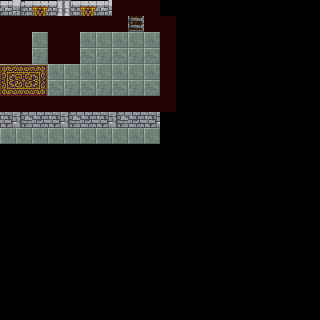

Rendered tile map (Tiled .tmx) drawn with the repository's tilesets; below, a short description and the full map source, tile grids included:
An orthogonal 20x20 tile map with 16x16 px tiles, 4 tile layers (Tile Layer 1, Tile Layer 2, Tile Layer 3, Tile Layer 4).

<map version="1.0" tiledversion="1.1.2" orientation="orthogonal" renderorder="right-down" width="20" height="20" tilewidth="16" tileheight="16" infinite="0" nextobjectid="1">
 <tileset firstgid="1" name="rpgindoor1" tilewidth="16" tileheight="16" tilecount="132" columns="11">
  <image source="rpgindoor1.png" width="176" height="192" />
 </tileset>
 <layer name="Tile Layer 1" width="20" height="20">
  <data encoding="csv">
2,3,4,11,1,7,8,9,10,55,0,0,0,0,0,0,0,0,0,0,
13,14,15,22,12,18,19,20,21,66,0,0,0,0,0,0,0,0,0,0,
73,72,73,72,73,72,73,72,73,72,0,0,0,0,0,0,0,0,0,0,
84,83,84,83,84,83,84,83,84,83,0,0,0,0,0,0,0,0,0,0,
73,72,73,72,73,72,73,72,73,72,0,0,0,0,0,0,0,0,0,0,
84,83,84,83,84,83,84,83,84,83,0,0,0,0,0,0,0,0,0,0,
46,47,48,49,47,48,49,47,48,49,0,0,0,0,0,0,0,0,0,0,
57,58,59,60,58,59,60,58,59,60,0,0,0,0,0,0,0,0,0,0,
72,73,72,73,72,73,72,73,72,73,0,0,0,0,0,0,0,0,0,0,
0,0,0,0,0,0,0,0,0,0,0,0,0,0,0,0,0,0,0,0,
0,0,0,0,0,0,0,0,0,0,0,0,0,0,0,0,0,0,0,0,
0,0,0,0,0,0,0,0,0,0,0,0,0,0,0,0,0,0,0,0,
0,0,0,0,0,0,0,0,0,0,0,0,0,0,0,0,0,0,0,0,
0,0,0,0,0,0,0,0,0,0,0,0,0,0,0,0,0,0,0,0,
0,0,0,0,0,0,0,0,0,0,0,0,0,0,0,0,0,0,0,0,
0,0,0,0,0,0,0,0,0,0,0,0,0,0,0,0,0,0,0,0,
0,0,0,0,0,0,0,0,0,0,0,0,0,0,0,0,0,0,0,0,
0,0,0,0,0,0,0,0,0,0,0,0,0,0,0,0,0,0,0,0,
0,0,0,0,0,0,0,0,0,0,0,0,0,0,0,0,0,0,0,0,
0,0,0,0,0,0,0,0,0,0,0,0,0,0,0,0,0,0,0,0
</data>
 </layer>
 <layer name="Tile Layer 2" width="20" height="20">
  <data encoding="csv">
0,0,30,0,0,30,0,0,0,0,0,0,0,0,0,0,0,0,0,0,
0,0,41,0,0,41,0,0,0,0,0,0,0,0,0,0,0,0,0,0,
116,118,0,33,23,0,0,0,0,0,0,0,0,0,0,0,0,0,0,0,
127,129,0,44,34,0,0,0,0,0,0,0,0,0,0,0,0,0,0,0,
67,68,69,0,0,0,0,0,0,0,0,0,0,0,0,0,0,0,0,0,
78,79,80,0,0,0,0,0,0,0,0,0,0,0,0,0,0,0,0,0,
0,0,0,0,0,0,0,0,0,0,0,0,0,0,0,0,0,0,0,0,
0,0,0,0,0,0,0,0,0,0,0,0,0,0,0,0,0,0,0,0,
0,0,0,0,0,0,0,0,0,0,0,0,0,0,0,0,0,0,0,0,
0,0,0,0,0,0,0,0,0,0,0,0,0,0,0,0,0,0,0,0,
0,0,0,0,0,0,0,0,0,0,0,0,0,0,0,0,0,0,0,0,
0,0,0,0,0,0,0,0,0,0,0,0,0,0,0,0,0,0,0,0,
0,0,0,0,0,0,0,0,0,0,0,0,0,0,0,0,0,0,0,0,
0,0,0,0,0,0,0,0,0,0,0,0,0,0,0,0,0,0,0,0,
0,0,0,0,0,0,0,0,0,0,0,0,0,0,0,0,0,0,0,0,
0,0,0,0,0,0,0,0,0,0,0,0,0,0,0,0,0,0,0,0,
0,0,0,0,0,0,0,0,0,0,0,0,0,0,0,0,0,0,0,0,
0,0,0,0,0,0,0,0,0,0,0,0,0,0,0,0,0,0,0,0,
0,0,0,0,0,0,0,0,0,0,0,0,0,0,0,0,0,0,0,0,
0,0,0,0,0,0,0,0,0,0,0,0,0,0,0,0,0,0,0,0
</data>
 </layer>
 <layer name="Tile Layer 3" width="20" height="20">
  <data encoding="csv">
0,0,0,0,0,0,0,0,0,0,0,0,0,0,0,0,0,0,0,0,
0,0,0,0,0,0,0,0,0,0,0,0,0,0,0,0,0,0,0,0,
90,89,0,0,0,0,0,0,0,0,0,0,0,0,0,0,0,0,0,0,
0,0,0,0,0,0,0,0,0,0,0,0,0,0,0,0,0,0,0,0,
0,0,0,0,0,0,0,0,0,0,0,0,0,0,0,0,0,0,0,0,
0,0,0,0,0,0,0,0,0,0,0,0,0,0,0,0,0,0,0,0,
0,0,0,0,0,0,0,0,0,0,0,0,0,0,0,0,0,0,0,0,
0,0,0,0,0,0,0,0,0,0,0,0,0,0,0,0,0,0,0,0,
0,0,0,0,0,0,0,0,0,0,0,0,0,0,0,0,0,0,0,0,
0,0,0,0,0,0,0,0,0,0,0,0,0,0,0,0,0,0,0,0,
0,0,0,0,0,0,0,0,0,0,0,0,0,0,0,0,0,0,0,0,
0,0,0,0,0,0,0,0,0,0,0,0,0,0,0,0,0,0,0,0,
0,0,0,0,0,0,0,0,0,0,0,0,0,0,0,0,0,0,0,0,
0,0,0,0,0,0,0,0,0,0,0,0,0,0,0,0,0,0,0,0,
0,0,0,0,0,0,0,0,0,0,0,0,0,0,0,0,0,0,0,0,
0,0,0,0,0,0,0,0,0,0,0,0,0,0,0,0,0,0,0,0,
0,0,0,0,0,0,0,0,0,0,0,0,0,0,0,0,0,0,0,0,
0,0,0,0,0,0,0,0,0,0,0,0,0,0,0,0,0,0,0,0,
0,0,0,0,0,0,0,0,0,0,0,0,0,0,0,0,0,0,0,0,
0,0,0,0,0,0,0,0,0,0,0,0,0,0,0,0,0,0,0,0
</data>
 </layer>
 <layer name="Tile Layer 4" width="20" height="20">
  <data encoding="csv">
0,0,0,0,0,0,0,86,86,86,0,0,0,0,0,0,0,0,0,0,
86,86,86,86,86,86,86,86,0,86,86,0,0,0,0,0,0,0,0,0,
86,86,0,86,86,0,0,0,0,0,86,0,0,0,0,0,0,0,0,0,
86,86,0,86,86,0,0,0,0,0,86,0,0,0,0,0,0,0,0,0,
0,0,0,0,0,0,0,0,0,0,86,0,0,0,0,0,0,0,0,0,
0,0,0,0,0,0,0,0,0,0,86,0,0,0,0,0,0,0,0,0,
86,86,86,86,86,86,86,86,86,86,86,0,0,0,0,0,0,0,0,0,
0,0,0,0,0,0,0,0,0,0,0,0,0,0,0,0,0,0,0,0,
0,0,0,0,0,0,0,0,0,0,0,0,0,0,0,0,0,0,0,0,
0,0,0,0,0,0,0,0,0,0,0,0,0,0,0,0,0,0,0,0,
0,0,0,0,0,0,0,0,0,0,0,0,0,0,0,0,0,0,0,0,
0,0,0,0,0,0,0,0,0,0,0,0,0,0,0,0,0,0,0,0,
0,0,0,0,0,0,0,0,0,0,0,0,0,0,0,0,0,0,0,0,
0,0,0,0,0,0,0,0,0,0,0,0,0,0,0,0,0,0,0,0,
0,0,0,0,0,0,0,0,0,0,0,0,0,0,0,0,0,0,0,0,
0,0,0,0,0,0,0,0,0,0,0,0,0,0,0,0,0,0,0,0,
0,0,0,0,0,0,0,0,0,0,0,0,0,0,0,0,0,0,0,0,
0,0,0,0,0,0,0,0,0,0,0,0,0,0,0,0,0,0,0,0,
0,0,0,0,0,0,0,0,0,0,0,0,0,0,0,0,0,0,0,0,
0,0,0,0,0,0,0,0,0,0,0,0,0,0,0,0,0,0,0,0
</data>
 </layer>
</map>
